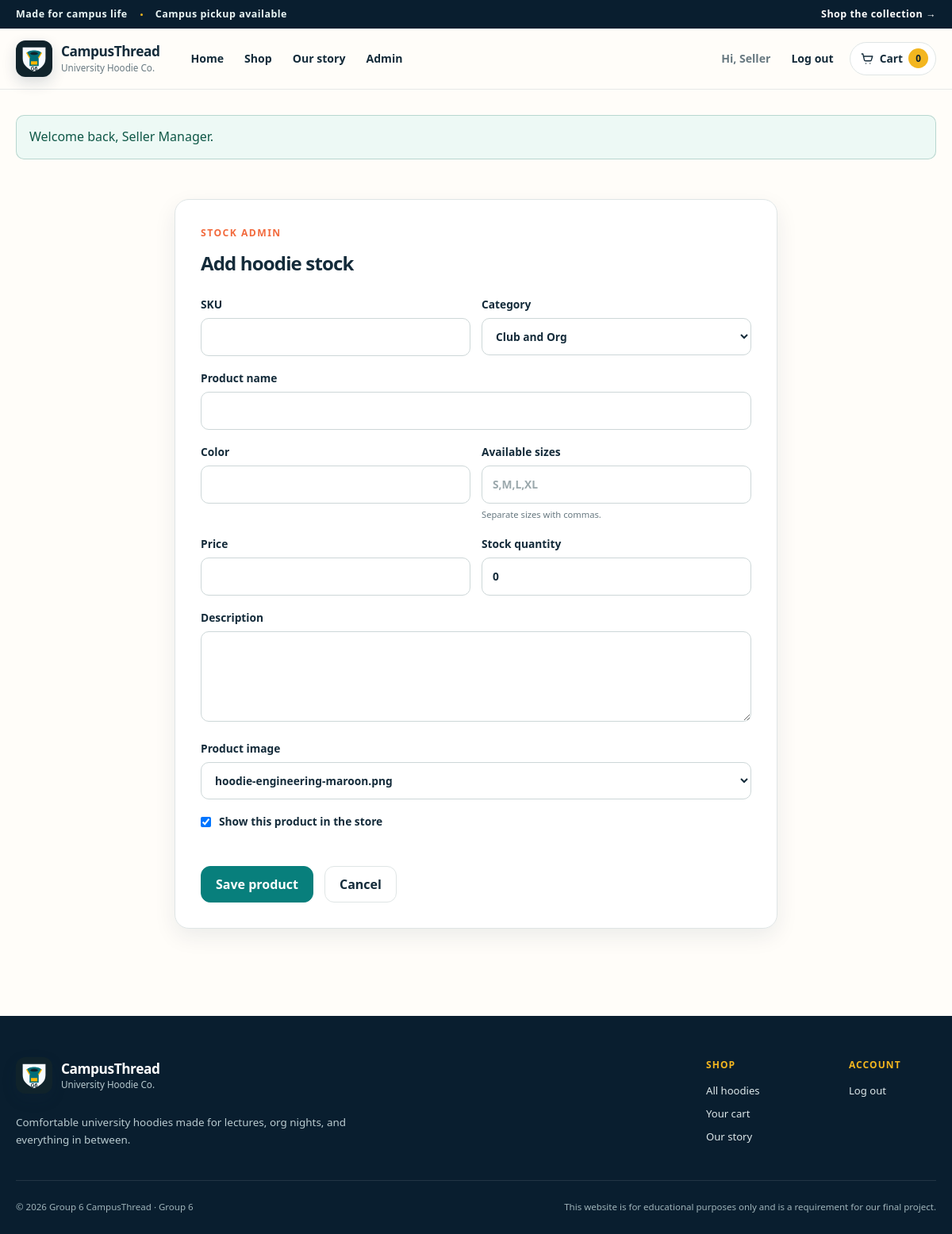
Screenshot of /admin/product_form.php (signed in) with the database file from the repository.
### tables this page shows
CREATE TABLE users (
            id INTEGER PRIMARY KEY AUTOINCREMENT,
            complete_name TEXT NOT NULL,
            email TEXT NOT NULL UNIQUE,
            password_hash TEXT NOT NULL,
            complete_address TEXT NOT NULL DEFAULT '',
            contact_numbers TEXT NOT NULL DEFAULT '',
            role TEXT NOT NULL DEFAULT 'buyer',
            status TEXT NOT NULL DEFAULT 'active',
            email_verified INTEGER NOT NULL DEFAULT 0,
            email_token TEXT,
            created_at TEXT NOT NULL DEFAULT CURRENT_TIMESTAMP,
            updated_at TEXT NOT NULL DEFAULT CURRENT_TIMESTAMP
        );

CREATE TABLE categories (
            id INTEGER PRIMARY KEY AUTOINCREMENT,
            name TEXT NOT NULL UNIQUE,
            slug TEXT NOT NULL UNIQUE,
            description TEXT NOT NULL DEFAULT ''
        );

### includes/functions.php (called while the page is built, shortened)
<?php
function h($value): string
{
    return htmlspecialchars((string) $value, ENT_QUOTES, 'UTF-8');
}
function url(string $path = ''): string
{
    return rtrim(BASE_PATH, '/') . '/' . ltrim($path, '/');
}
function flash(string $key, ?string $message = null): ?string
{
    if (!isset($_SESSION['flash'][$key])) {
        return null;
    }
    $message = $_SESSION['flash'][$key];
    return $message;
}
function current_user(): ?array
{
    static $cachedUser = null;
    if ($cachedUser !== null && (int) $cachedUser['id'] === (int) $_SESSION['user_id']) {
        return $cachedUser;
    }
    $stmt = db()->prepare('SELECT * FROM users WHERE id = ? AND status = ? LIMIT 1');
    $stmt->execute([$_SESSION['user_id'], 'active']);
    $cachedUser = $stmt->fetch() ?: null;
    return $cachedUser;
}
function require_admin(): void
{
    $user = current_user();
}
function is_admin(?array $user = null): bool
{
    $user = $user ?: current_user();
    return $user && in_array($user['role'], ['admin', 'super_admin'], true);
}
function cart_owner_clause(): array
{
    $user = current_user();
    if ($user) {
        return ['user_id = ?', [$user['id']]];
    }
    return ['session_id = ?', [$_SESSION['cart_token']]];
}
function cart_count(): int
{
    [$where, $params] = cart_owner_clause();
    $stmt = db()->prepare("SELECT COALESCE(SUM(quantity), 0) FROM cart_items WHERE $where");
    $stmt->execute($params);
    return (int) $stmt->fetchColumn();
}

### includes/database.php (called while the page is built, shortened)
<?php
function db(): PDO
{
    static $pdo = null;
    if ($pdo instanceof PDO) {
        return $pdo;
    }
    $pdo = new PDO('sqlite:' . DB_PATH, null, null, [
        PDO::ATTR_ERRMODE => PDO::ERRMODE_EXCEPTION,
        PDO::ATTR_DEFAULT_FETCH_MODE => PDO::FETCH_ASSOC,
    ]);
    $pdo->exec('PRAGMA foreign_keys = ON');
    return $pdo;
}

### admin/product_form.php (the view, shortened to what this page needs)
<?php
require_admin();
$id = (int) ($_GET['id'] ?? 0);
$editing = $id > 0;
$categories = db()->query('SELECT * FROM categories ORDER BY name')->fetchAll();
$imageOptions = [
    'assets/img/hoodie-engineering-maroon.png',
    'assets/img/hoodie-business-green.png',
    'assets/img/hoodie-compsci-black.png',
    'assets/img/hoodie-nursing-sage.png',
    'assets/img/hoodie-varsity-navy.png',
    'assets/img/hoodie-library-ash.png',
    'assets/img/hoodie-intramurals-blue.png',
    'assets/img/hoodie-founders-cream.png',
    'assets/img/hoodie-arts-teal.png',
    'assets/img/hoodie-debate-charcoal.png',
];
if ($editing) {
    $stmt = db()->prepare('SELECT * FROM products WHERE id = ? LIMIT 1');
    $stmt->execute([$id]);
    $productRecord = $stmt->fetch();
    if (!$productRecord) {
        flash('error', 'Product not found.');
        redirect('admin/products.php');
    }
} else {
    $productRecord = [
        'category_id' => $categories[0]['id'] ?? 1,
        'sku' => '',
        'name' => '',
        'color' => '',
        'size' => '',
        'price' => '',
        'stock' => 0,
        'description' => '',
        'image_url' => $imageOptions[0],
        'is_active' => 1,
    ];
}
require_once __DIR__ . '/../includes/header.php';
?>
<section class="form-shell">
    <div class="form-panel">
        <p class="eyebrow">Stock admin</p>
        <h1><?= $editing ? 'Modify hoodie stock' : 'Add hoodie stock' ?></h1>
        <form method="post" class="stacked-form">
            <div class="form-grid">
                <label>SKU
                    <input type="text" name="sku" value="<?= h($productRecord['sku']) ?>" required>
                </label>
                <label>Category
                    <select name="category_id" required>
                        <?php foreach ($categories as $category): ?>
                            <option value="<?= (int) $category['id'] ?>" <?= (int) $productRecord['category_id'] === (int) $category['id'] ? 'selected' : '' ?>>
                                <?= h($category['name']) ?>
                            </option>
                        <?php endforeach; ?>
                    </select>
                </label>
            </div>
            <label>Product name
                <input type="text" name="name" value="<?= h($productRecord['name']) ?>" required>
            </label>
            <div class="form-grid">
                <label>Color
                    <input type="text" name="color" value="<?= h($productRecord['color']) ?>" required>
                </label>
                <label>Available sizes
                    <input type="text" name="size" value="<?= h($productRecord['size']) ?>" placeholder="S,M,L,XL" required>
                    <small>Separate sizes with commas.</small>
                </label>
            </div>
            <div class="form-grid">
                <label>Price
                    <input type="number" name="price" min="1" step="0.01" value="<?= h((string) $productRecord['price']) ?>" required>
                </label>
                <label>Stock quantity
                    <input type="number" name="stock" min="0" value="<?= h((string) $productRecord['stock']) ?>" required>
                </label>
            </div>
            <label>Description
                <textarea name="description" rows="4" required><?= h($productRecord['description']) ?></textarea>
            </label>
            <label>Product image
                <select name="image_url">
                    <?php foreach ($imageOptions as $image): ?>
                        <option value="<?= h($image) ?>" <?= $productRecord['image_url'] === $image ? 'selected' : '' ?>><?= h(basename($image)) ?></option>
                    <?php endforeach; ?>
                </select>
            </label>
            <label class="check-line">
                <input type="checkbox" name="is_active" value="1" <?= (int) $productRecord['is_active'] === 1 ? 'checked' : '' ?>>
                Show this product in the store
            </label>
            <div class="button-row">
                <button class="button primary" type="submit">Save product</button>
                <a class="button ghost" href="<?= h(url('admin/products.php')) ?>">Cancel</a>
            </div>
        </form>
    </div>
</section>
<?php require_once __DIR__ . '/../includes/footer.php'; ?>

### includes/header.php (shortened to what this page needs)
<?php
$currentUser = current_user();
$cartCount = cart_count();
$currentPage = basename(parse_url($_SERVER['REQUEST_URI'] ?? '', PHP_URL_PATH) ?: 'index.php');
function nav_link_class(string $page, string $currentPage): string
{
    return $page === $currentPage ? 'nav-link active' : 'nav-link';
}
?>
<!doctype html>
<html lang="en">
<head>
    <link rel="stylesheet" href="<?= h(url('assets/css/styles.css?v=' . filemtime(__DIR__ . '/../assets/css/styles.css'))) ?>">
</head>
<body>
<div class="announcement-bar">
    <div class="announcement-inner">
        <span>Made for campus life</span>
        <span class="announcement-divider" aria-hidden="true"></span>
        <span>Campus pickup available</span>
        <a href="<?= h(url('store.php')) ?>">Shop the collection <span aria-hidden="true">&rarr;</span></a>
    </div>
</div>
<header class="site-header">
    <div class="header-inner">
        <a class="brand" href="<?= h(url('index.php')) ?>" aria-label="<?= h(APP_NAME) ?> home">
            <img src="<?= h(url('assets/img/logo.svg')) ?>" alt="">
            <span>
                <strong>CampusThread</strong>
                <small>University Hoodie Co.</small>
            </span>
        </a>
        <nav class="main-nav" data-main-nav aria-label="Main navigation">
            <a class="<?= nav_link_class('index.php', $currentPage) ?>" href="<?= h(url('index.php')) ?>" <?= $currentPage === 'index.php' ? 'aria-current="page"' : '' ?>>Home</a>
            <a class="<?= nav_link_class('store.php', $currentPage) ?>" href="<?= h(url('store.php')) ?>" <?= $currentPage === 'store.php' ? 'aria-current="page"' : '' ?>>Shop</a>
            <a class="<?= nav_link_class('about.php', $currentPage) ?>" href="<?= h(url('about.php')) ?>" <?= $currentPage === 'about.php' ? 'aria-current="page"' : '' ?>>Our story</a>
            <?php if ($currentUser && is_admin($currentUser)): ?>
                <a class="nav-link" href="<?= h(url('admin/dashboard.php')) ?>">Admin</a>
            <?php endif; ?>
            <?php if ($currentUser): ?>
                <span class="nav-welcome">Hi, <?= h(explode(' ', trim($currentUser['complete_name']))[0]) ?></span>
                <a class="nav-link" href="<?= h(url('logout.php')) ?>">Log out</a>
            <?php else: ?>
                <a class="nav-link" href="<?= h(url('login.php')) ?>">Log in</a>
                <a class="nav-cta" href="<?= h(url('register.php')) ?>">Create account</a>
            <?php endif; ?>
            <a class="cart-link <?= $currentPage === 'cart.php' ? 'active' : '' ?>" href="<?= h(url('cart.php')) ?>" aria-label="Cart with <?= $cartCount ?> item<?= $cartCount === 1 ? '' : 's' ?>">
                <svg viewBox="0 0 24 24" aria-hidden="true"><path d="M3 4h2l2.3 10.1a2 2 0 0 0 2 1.6h7.9a2 2 0 0 0 1.9-1.4L21 8H7M10 20h.01M17 20h.01"/></svg>
                <span>Cart</span>
                <span class="cart-pill"><?= $cartCount ?></span>
            </a>
        </nav>
    </div>
</header>
<main id="main-content">
<?php if ($message = flash('success')): ?>
    <div class="flash success"><?= h($message) ?></div>
<?php endif; ?>

### rows the page displays
users: complete_name "Seller"
categories: stock "0", image_url "hoodie-engineering-maroon.png", is_active "☑"

### other values shown
$cartCount "0"
$message "Welcome back, Seller Manager."
GROUP_NAME "Group 6 CampusThread"
GROUP_NUMBER "6"
form field category_id "Club and Org"
